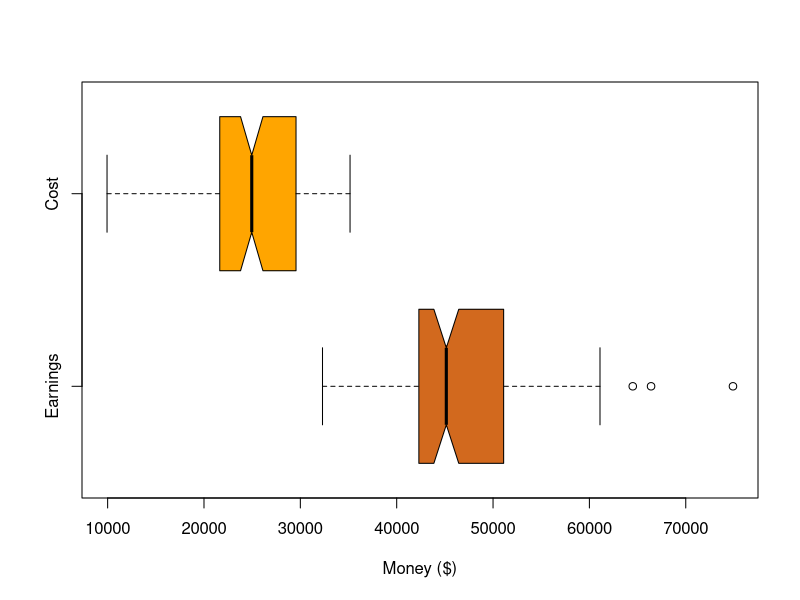
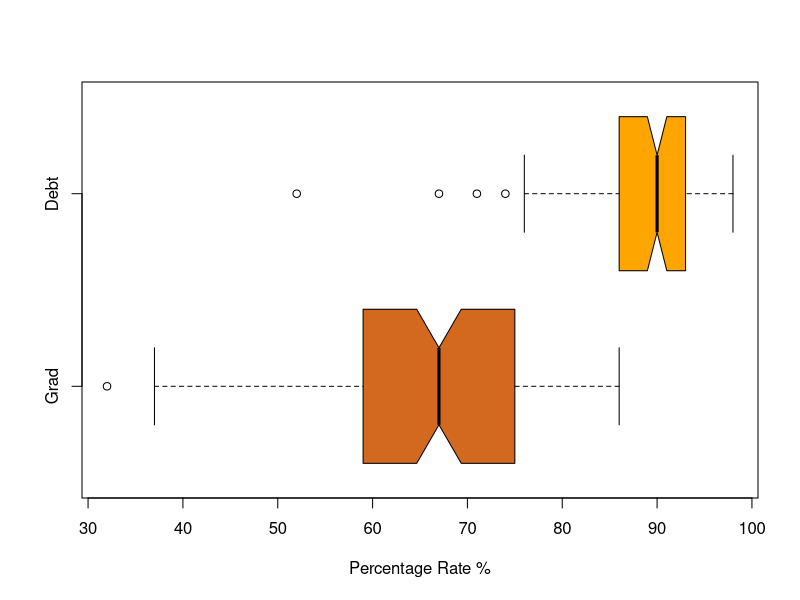

These figures' R source, in order:
## ---- chunk 1
College<-read.csv("College.csv", header = TRUE)
boxplot(College[,c(2,3)],
        col = c("Chocolate", "Orange"), 
        horizontal = TRUE, border = "Black", notch = TRUE, 
        xlab="Money ($)")
## ---- chunk 2
EarnSummary<-summary(College$Earnings)
Q1=as.numeric(EarnSummary[2])
Q3=as.numeric(EarnSummary[5])
IQR=Q3-Q1
LL=as.numeric(Q1-(1.5*IQR))
UL=as.numeric(Q3+(1.5*IQR))

## ---- chunk 3
Outliers<-College$School[College$Earnings>UL]
OutEarn<- College$Earnings[College$Earnings>UL]
Outliers1<-Outliers[1]

## ---- chunk 4
College<-read.csv("College.csv", header = TRUE)
boxplot(College[,c(4,5)],
        col = c("Chocolate", "Orange"), 
        horizontal = TRUE, border = "Black", notch = TRUE, 
        xlab="Percentage Rate %")
### Debt 
SD<-summary(College$Deb)
Q1D<- as.numeric(SD[2])
Q3D<- as.numeric(SD[5])
IQRD<-Q3D-Q1D
LLD<- Q1D-1.5*IQRD
ULD<- Q3D+1.5*IQRD

OutliersD<- College$School[College$Debt<LLD]
## ---- chunk 5
print(paste0(OutliersD))

## ---- chunk 6
SG<-summary(College$Grad)
Q1G<-as.numeric(SG[2])
Q3G<-as.numeric(SG[5])
IQRG<-Q3G-Q1G
LLG<-Q1G-1.5*IQRG

OutliersG<-College$School[College$Grad<LLG]

## ---- chunk 7
print(paste0(OutliersG))
